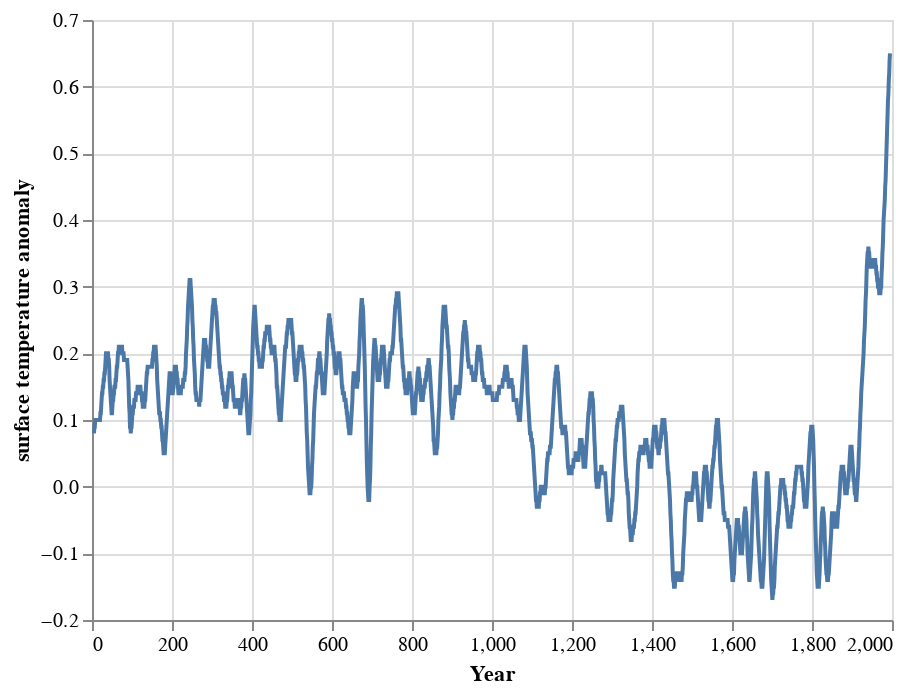

Notebook source saved alongside this figure:
### Code cell
#we just plot the data to have a preview
alt.Chart(df_spm1_recon).mark_line().encode(
    x='Year',
    y='surface temperature anomaly'
)

### Figure 1 — Vega-Lite specification as saved in the notebook (floating-point values rounded to 4 significant figures; data arrays with more than 128 entries replaced by an {"elided": "..."} marker saying what was removed)
{"config": {"view": {"continuousWidth": 400, "continuousHeight": 300}}, "data": {"name": "data-f44ddca17be3a55ebf760afe9b6bd7d3"}, "mark": "line", "encoding": {"x": {"field": "Year", "type": "quantitative"}, "y": {"field": "surface temperature anomaly", "type": "quantitative"}}, "$schema": "https://vega.github.io/schema/vega-lite/v4.17.0.json", "datasets": {"data-f44ddca17be3a55ebf760afe9b6bd7d3": {"elided": "1991 records"}}}
